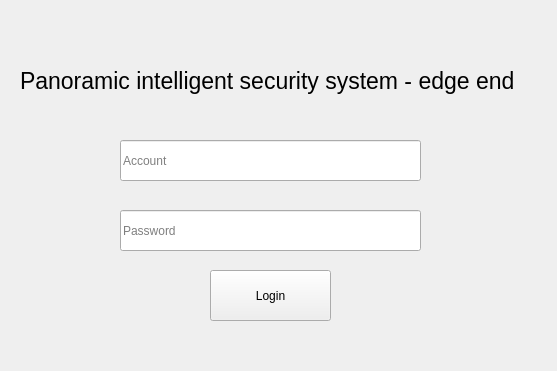
<?xml version="1.0" encoding="UTF-8"?>
<ui version="4.0">
 <class>LoginWin</class>
 <widget class="QWidget" name="LoginWin">
  <property name="geometry">
   <rect>
    <x>0</x>
    <y>0</y>
    <width>557</width>
    <height>371</height>
   </rect>
  </property>
  <property name="windowTitle">
   <string>登陆界面</string>
  </property>
  <widget class="QLineEdit" name="user_password">
   <property name="geometry">
    <rect>
     <x>120</x>
     <y>210</y>
     <width>301</width>
     <height>41</height>
    </rect>
   </property>
   <property name="text">
    <string/>
   </property>
   <property name="placeholderText">
    <string>Password</string>
   </property>
  </widget>
  <widget class="QPushButton" name="user_login">
   <property name="geometry">
    <rect>
     <x>210</x>
     <y>270</y>
     <width>121</width>
     <height>51</height>
    </rect>
   </property>
   <property name="text">
    <string>Login</string>
   </property>
  </widget>
  <widget class="QLineEdit" name="user_number">
   <property name="geometry">
    <rect>
     <x>120</x>
     <y>140</y>
     <width>301</width>
     <height>41</height>
    </rect>
   </property>
   <property name="placeholderText">
    <string>Account</string>
   </property>
  </widget>
  <widget class="QLabel" name="name">
   <property name="geometry">
    <rect>
     <x>20</x>
     <y>40</y>
     <width>511</width>
     <height>81</height>
    </rect>
   </property>
   <property name="font">
    <font>
     <pointsize>17</pointsize>
    </font>
   </property>
   <property name="text">
    <string>Panoramic intelligent security system - edge end</string>
   </property>
  </widget>
 </widget>
 <resources/>
 <connections/>
</ui>
